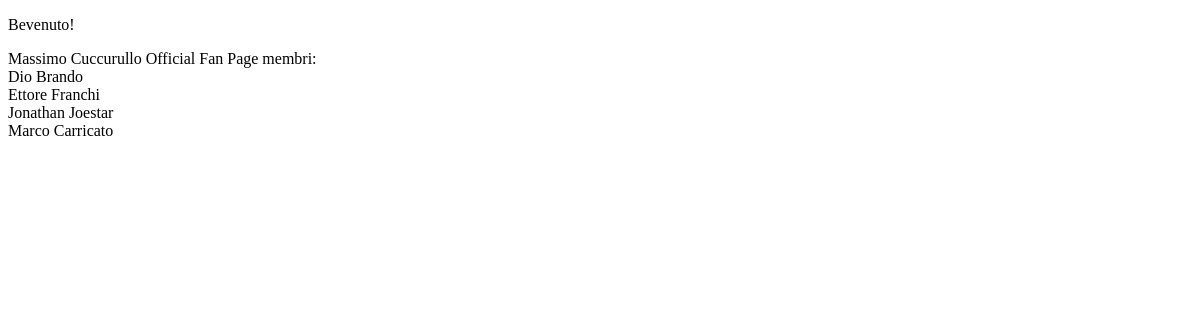
Before: / with the older database file.
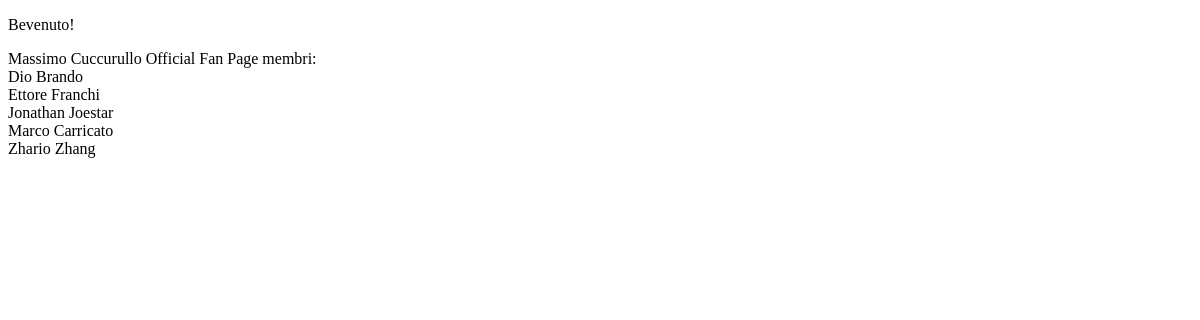
After: the same page with the newer database file.
### tables this page shows
CREATE TABLE personale (
     
     
     
                           mail         VARCHAR(64) PRIMARY KEY NOT NULL,
                           tipo         ENUM('ata','docente')   NOT NULL,
                           nome         VARCHAR(32)             NOT NULL,
                           cognome      VARCHAR(32)             NOT NULL,
     
                           cod_fiscale  VARCHAR(32)             NOT NULL,
                           data_nascita DATE                    NOT NULL,
                           note         VARCHAR(128)            NOT NULL,
                           stato 	     ENUM('Da compilare', 'Da revisionare', 'Revisionato') DEFAULT 'Da compilare',
                           pw           VARCHAR(32)             NOT NULL DEFAULT '1234'
);

### database/database.php (the view, shortened to what this page needs)
<?php
function connect_database($server_name = "localhost",
                          $username = "root",
                          $password = "",
                          $database = "rspp_certificati")
{
    $conn = new mysqli($server_name, $username, $password);
    return $conn;
}
function make_query($query){
    $conn = connect_database();
    if ($result = $conn->query($query)) {
        return $result;
    }
    return null;
}
?>
<!DOCTYPE html>
<html lang="it">
<head>
</head>
<body>
Massimo Cuccurullo Official Fan Page
membri:<br>
<?php
$results = make_query("SELECT * FROM personale");
foreach($results as $row) {
    echo $row['nome'] . " " . $row['cognome'] . "<br>";
}
?>
</body>
</html>

### index.php (shortened to what this page needs)
<!doctype html>
<html lang="en">
<head>
</head>
<body>
<p>Bevenuto!</p>
</body>
</html>
<?php
include 'backend/database.php';

Changed rows visible on the page:
added personale: nome "Zhario", cognome "Zhang"
